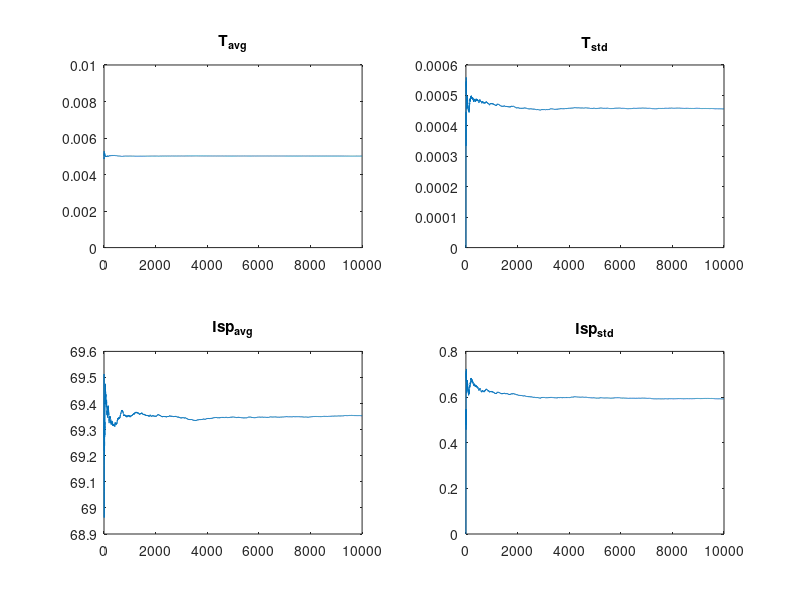
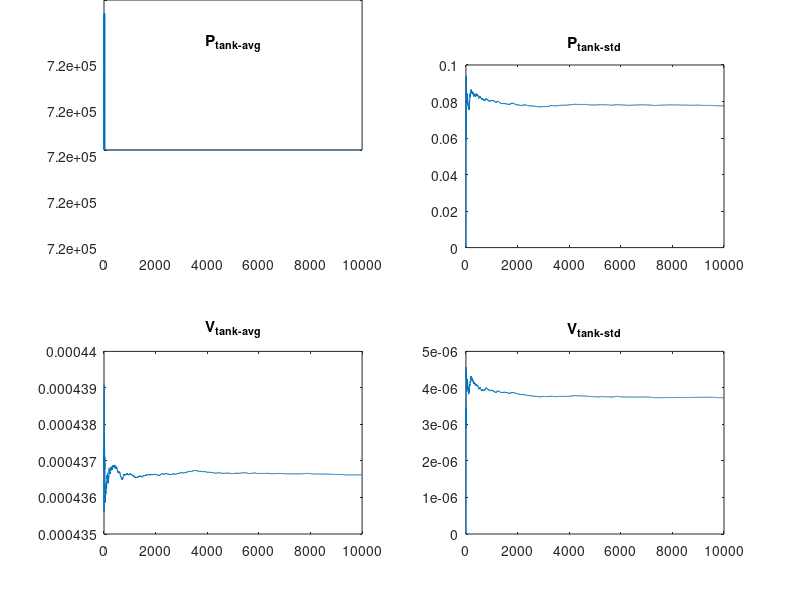

The MATLAB source for these figures, in order:
clc
clear
close all

%Constants

R = 8.314; 
g = 9.81;


%Initial conditions

T = 5e-3;           % Thrust (N)
Pc = 100000;        % chamber pressure (Pa) 1bar-4bar
Tc = 300;           % chamber temperature (K) fixed
MM = 0.028 ;        % kg/mol
k = 1.4;
eps = 4;            % area ratio from 4-20
DeltaV = 0.5;       % requested total DV (m/s)
Mass = 4;           % 4 U cubesat mass
rho = 807;
t_burn = DeltaV/(T/Mass)


RN = R/MM;

% feeding system
k_p = 1.1;  % P drop coeff of the pipes
k_v = 1.3;  % P drop valves
k_inj = 0.6;    % P_drop injector

% from paper but to be fixed
A_p = 1e-3^2*pi;
A_v = 0.5e-3^2*pi;
r_inj = 250e-6;
A_inj = r_inj^2*pi;

%% Nominal Design


aa = 1/eps^2*((k+1)/2)^(2/(1-k))*(k-1)/(k+1);
bb = 2/k;
cc = (k-1)/k;

fun = @(x) x^bb*(1-x^cc)-aa;
dfun = @(x) -x^(bb-1)*((cc+bb)*x^cc-bb);

c1 = 0;
c2 = 0.5;
tol = 1e-6;
err = tol + 1;
it = 0;

while (it < 3 && err > tol ) 
    it=it+1;
    x = (c2+c1)/2; %stima dello zero
    fc = fun(x);     
    err=abs(fc); 
    % scelta del nuovo estremo per l'eventuale ciclo successivo       
    if (fc*fun(c1) > 0)
          c1=x; 
    else 
          c2=x; 
    end
end
xv = x;
while (it< 5 && err> tol)
   dfx = dfun(xv);
   if dfx == 0
      error(' Arresto per azzeramento di dfun');
   else
      xn = xv - fun(xv)/dfx;
      err = abs(fun(xn));
      it = it+1;
      xv = xn;
   end
end

% Calcolo della pressione di uscita
Pe = xn * Pc;

% temp in exit
Te = Tc*(Pe/Pc)^((k-1)/k);

% Area Throat
At = (T/Pc)/(sqrt(2*(k^2/(k-1))*(2/(k+1))^((k+1)/(k-1)))*sqrt(1-(Pe/Pc)^((k-1)/k))+eps*(Pe-0)/Pc);
rt=sqrt(At/pi);
Dt=2*rt;

% Exit Velocity
v_exit = sqrt(2*k/(k-1)*R/MM*Tc*(1-(Pe/Pc)^((k-1)/k)));

% Exit Area
Ae = eps*At;
re=sqrt(Ae/pi);
De=2*re;

% Mass Flow Rate
m_dot_nom=(T-Ae*(Pe-0))/v_exit;

% Isp
Isp_nom = T/m_dot_nom/g;

%cstar
c_star = At*Pc/m_dot_nom;

%% Preliminary sizing
% mass
MR_nom = exp(DeltaV/(Isp_nom*g));
M_N_used_nom = Mass*(MR_nom-1);


% pressure losses
v_p_nom = m_dot_nom/(rho*A_p);
Delta_P_tot_nom = 0.5*rho*v_p_nom^2*(k_p + A_p/A_v*k_v + A_p/A_inj*k_inj);
Delta_P_plen_nom = 0.5*rho*v_p_nom^2*A_p/A_inj*k_inj;
P_plen_nom = Pc + Delta_P_plen_nom;
P_f_nom = Pc + Delta_P_tot_nom;
P_f_nom = P_f_nom*1.2;

V_plen_nom = M_N_used_nom*RN*Tc/P_plen_nom;

M_res_nom   = -(M_N_used_nom*RN*Tc - P_plen_nom*V_plen_nom*k)/(2*RN*Tc);
P_tank_nom  = -(P_f_nom*(M_N_used_nom*RN*Tc + P_plen_nom*V_plen_nom*k))/(M_N_used_nom*RN*Tc - P_plen_nom*V_plen_nom*k);
V_tank_nom  = -(M_N_used_nom*RN*Tc - P_plen_nom*V_plen_nom*k)/(2*P_f_nom);
M_N_tot_nom = M_res_nom + M_N_used_nom;

%% Montecarlo


N = 10000;
rt_avg = sqrt(At/pi);
rt_std = 5e-6;
rt_val = normrnd(rt_avg, rt_std, [N,1]);
At_val = rt_val.^2.*pi;

r_inj_std = 5e-6;       
r_inj_avg = r_inj; 
r_inj_val = normrnd(r_inj_avg, r_inj_std, [N,1]);
A_inj_val = r_inj_val.^2.*pi;

K_tot_val = k_v*A_p/A_v + k_p + k_inj./A_inj_val*A_p;

re_avg = sqrt(Ae/pi);
re_std = 5e-6;
re_val = normrnd(re_avg, re_std, [N,1]);
Ae_val = re_val.^2.*pi;

toll = 1e-8;


for ii = 1:N
    
    A_tt  = At_val(ii);
    k_tot = K_tot_val(ii);
    Aee = Ae_val(ii);
    it = 0;

    P_cc = Pc;
    m_dot2 = 1;
    m_dot1 = 2;

    while(abs(m_dot2 - m_dot1) > toll && it < 1000)
        it = it + 1;

        m_dot1 =  P_cc*A_tt/c_star;
        v  = m_dot1 /( A_p* rho);
        deltaP= 0.5*rho*v^2*k_tot;
        P_cc = P_plen_nom - deltaP;
        
        m_dot2= P_cc*A_tt/c_star ;
       
        if it > 999
            disp('It did not converge')
        end   

    end

    eps = Aee/A_tt;
    
    aa = 1/eps^2*((k+1)/2)^(2/(1-k))*(k-1)/(k+1);
    bb = 2/k;
    cc = (k-1)/k;
    
    fun = @(x) x^bb*(1-x^cc)-aa;
    dfun = @(x) -x^(bb-1)*((cc+bb)*x^cc-bb);
    
    c1 = 0;
    c2 = 0.5;
    tol = 1e-6;
    err = tol + 1;
    it = 0;
    
    while (it < 3 && err > tol ) 
        it=it+1;
        x = (c2+c1)/2; %stima dello zero
        fc = fun(x);     
        err=abs(fc); 
        % scelta del nuovo estremo per l'eventuale ciclo successivo       
        if (fc*fun(c1) > 0)
              c1=x; 
        else 
              c2=x; 
        end
    end
    xv = x;
    while (it< 5 && err> tol)
       dfx = dfun(xv);
       if dfx == 0
          error(' Arresto per azzeramento di dfun');
       else
          xn = xv - fun(xv)/dfx;
          err = abs(fun(xn));
          it = it+1;
          xv = xn;
       end
    end
   
    Pee = xn * P_cc;

    P_c_mc(ii) = P_cc;
    m_dot_mc(ii) = m_dot2;
    v_e = sqrt(2*k/(k-1)*R/MM*Tc*(1-(Pee/P_cc)^((k-1)/k)));
    T(ii) =  m_dot1*v_e + Aee*Pee;
    Isp_mc(ii) = T(ii)/(m_dot2*g);

    % mass
    MR_mc = exp(DeltaV/(Isp_mc(ii)*g));
    M_N_used_mc = Mass*(MR_mc-1);

    % pressure losses
    v_p_mc = m_dot_mc(ii)/(rho*A_p);
    Delta_P_tot_mc = 0.5*rho*v_p_mc^2*(k_p + A_p/A_v*k_v + A_p/A_inj*k_inj);
    Delta_P_plen_mc = 0.5*rho*v_p_mc^2*A_p/A_inj*k_inj;
    P_f_mc = Pc + Delta_P_tot_mc;
    P_f_mc = P_f_mc*1.2;
    
    V_plen_mc = M_N_used_mc*RN*Tc/P_plen_nom;
    
    M_res_mc(ii)   = -(M_N_used_mc*RN*Tc - P_plen_nom*V_plen_mc*k)/(2*RN*Tc);
    P_tank_mc(ii)  = -(P_f_mc*(M_N_used_mc*RN*Tc + P_plen_nom*V_plen_mc*k))/(M_N_used_mc*RN*Tc - P_plen_nom*V_plen_mc*k);
    V_tank_mc(ii)  = -(M_N_used_mc*RN*Tc - P_plen_nom*V_plen_mc*k)/(2*P_f_mc);
    M_N_tot_mc(ii) = M_res_mc(ii) + M_N_used_mc;

    if ii > 1
        T_avg(ii) = T_avg(ii-1) + 1/ii*(T(ii) - T_avg(ii-1));
        Isp_avg(ii) = Isp_avg(ii-1) + 1/ii*(Isp_mc(ii) - Isp_avg(ii-1));

        P_c_mc_avg(ii) = P_c_mc(ii-1) + 1/ii*(P_c_mc(ii) - P_c_mc_avg(ii-1));
        m_dot_mc_avg(ii) = m_dot_mc_avg(ii-1) + 1/ii*(m_dot_mc(ii) - m_dot_mc_avg(ii-1));
        M_N_tot_avg(ii) = M_N_tot_avg(ii-1) + 1/ii*(M_N_tot_mc(ii) - M_N_tot_avg(ii-1));

        P_tank_avg(ii) = P_tank_avg(ii-1) + 1/ii*(P_tank_mc(ii) - P_tank_avg(ii-1));
        V_tank_avg(ii) = V_tank_avg(ii-1) + 1/ii*(V_tank_mc(ii) - V_tank_avg(ii-1));
    else
        T_avg(ii) = T(ii);
        Isp_avg(ii) = Isp_mc(ii);

        P_c_mc_avg(ii) = P_c_mc(ii);
        m_dot_mc_avg(ii) = m_dot_mc(ii);
        M_N_tot_avg(ii) = M_N_tot_mc(ii);
        
        P_tank_avg(ii) = P_tank_mc(ii);
        V_tank_avg(ii) = V_tank_mc(ii);
    end
    T_std(ii) = std(T(1:ii));
    Isp_std(ii) = std(Isp_mc(1:ii));

    P_c_mc_std(ii)   = std(P_c_mc(1:ii));
    m_dot_mc_std(ii) = std(m_dot_mc(1:ii));
    M_N_tot_std(ii)  = std(M_N_tot_mc(1:ii));

    P_tank_std(ii)   = std(P_tank_mc(1:ii));
    V_tank_std(ii)   = std(V_tank_mc(1:ii));
end

P_tank_w = P_tank_avg(end) - 3*P_tank_std(end)
V_tank_w = V_tank_avg(end) - 3*V_tank_std(end)



figure 
subplot(2,2,1)
plot(T_avg)
ylim([0 0.01])
title T_{avg}
subplot(2,2,2)
plot(T_std)
title T_{std}
subplot(2,2,3)
plot(Isp_avg)
title Isp_{avg}
subplot(2,2,4)
plot(Isp_std)
title Isp_{std}

figure 
subplot(2,2,1)
plot(P_tank_avg)
title P_{tank-avg}
subplot(2,2,2)
plot(P_tank_std)
title P_{tank-std}
subplot(2,2,3)
plot(V_tank_avg)
title V_{tank-avg}
subplot(2,2,4)
plot(V_tank_std)
title V_{tank-std}
